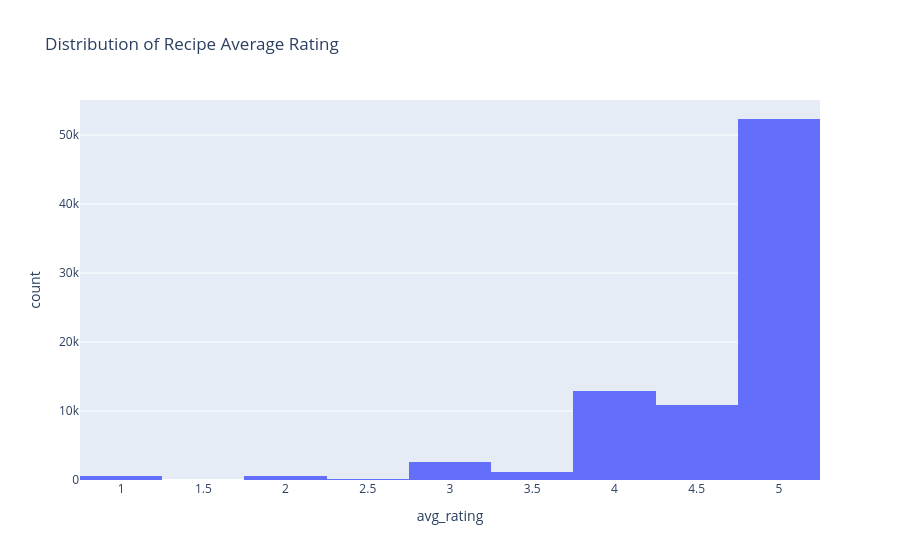

The notebook cell saved with this chart:
### Markdown cell above
We performed the same analysis on our target `avg_rating` column as well. The histogram below shows the distribution of average ratings across all recipes from our sample dataset, in increments of .75 bins. Most recipes were rated 5 stars, with a left skew indicating lower rated Food.com recipes are sparser in our dataset. The describe function was also called on the "avg_ratings" column. From this EDA, we found that predicting a "high rated" recipe might prove more effective than predicting numerical features. This indicated a shift from prioritizing linear regression to classification. In fact, due to the concentration of five star recipes making up the bulk of the dataset, our question shifted to predicting a "Five Star" recipe, i.e. classification.

### Code cell
fig_2 = px.histogram(recipes, x = 'avg_rating', nbins = 20, title = 'Distribution of Recipe Average Rating')
fig_2.show()
fig.write_html('uni-rating.html', include_plotlyjs='cdn')
recipes['avg_rating'].describe()

### Figure 1 — Plotly figure (JSON) as saved in the notebook; plotly's stock layout.template omitted (floating-point values rounded to 4 significant figures; data arrays with more than 128 entries replaced by an {"elided": "..."} marker saying what was removed)
{"data": [{"bingroup": "x", "hovertemplate": "avg_rating=%{x}<br>count=%{y}<extra></extra>", "legendgroup": "", "marker": {"color": "#636efa", "pattern": {"shape": ""}}, "name": "", "nbinsx": 20, "orientation": "v", "showlegend": false, "type": "histogram", "x": {"elided": "83782 float values"}, "xaxis": "x", "yaxis": "y"}], "layout": {"barmode": "relative", "legend": {"tracegroupgap": 0}, "title": {"text": "Distribution of Recipe Average Rating"}, "xaxis": {"anchor": "y", "domain": [0, 1], "title": {"text": "avg_rating"}}, "yaxis": {"anchor": "x", "domain": [0, 1], "title": {"text": "count"}}}}
